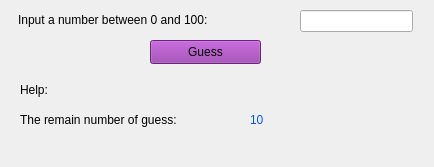
<?xml version="1.0" encoding="UTF-8"?>
<ui version="4.0">
 <class>MainWindow</class>
 <widget class="QMainWindow" name="MainWindow">
  <property name="geometry">
   <rect>
    <x>0</x>
    <y>0</y>
    <width>434</width>
    <height>167</height>
   </rect>
  </property>
  <property name="windowTitle">
   <string>Guess Number</string>
  </property>
  <widget class="QWidget" name="centralwidget">
   <widget class="QLineEdit" name="txt_input">
    <property name="geometry">
     <rect>
      <x>300</x>
      <y>10</y>
      <width>113</width>
      <height>22</height>
     </rect>
    </property>
   </widget>
   <widget class="QLabel" name="label">
    <property name="geometry">
     <rect>
      <x>18</x>
      <y>10</y>
      <width>271</width>
      <height>20</height>
     </rect>
    </property>
    <property name="styleSheet">
     <string notr="true">font: 700 12pt &quot;Segoe UI&quot;;</string>
    </property>
    <property name="text">
     <string>Input a number between 0 and 100:</string>
    </property>
   </widget>
   <widget class="QPushButton" name="btn_Check">
    <property name="geometry">
     <rect>
      <x>150</x>
      <y>40</y>
      <width>111</width>
      <height>24</height>
     </rect>
    </property>
    <property name="styleSheet">
     <string notr="true">background-color: #9333a7;</string>
    </property>
    <property name="text">
     <string>Guess</string>
    </property>
   </widget>
   <widget class="QLabel" name="label_2">
    <property name="geometry">
     <rect>
      <x>20</x>
      <y>110</y>
      <width>271</width>
      <height>20</height>
     </rect>
    </property>
    <property name="styleSheet">
     <string notr="true">font: 700 12pt &quot;Segoe UI&quot;;</string>
    </property>
    <property name="text">
     <string>The remain number of guess:</string>
    </property>
   </widget>
   <widget class="QLabel" name="lbl_remain">
    <property name="geometry">
     <rect>
      <x>250</x>
      <y>110</y>
      <width>271</width>
      <height>20</height>
     </rect>
    </property>
    <property name="styleSheet">
     <string notr="true">font: 700 12pt &quot;Segoe UI&quot;;
color: rgb(0, 85, 255);</string>
    </property>
    <property name="text">
     <string>10</string>
    </property>
   </widget>
   <widget class="QLabel" name="label_4">
    <property name="geometry">
     <rect>
      <x>20</x>
      <y>80</y>
      <width>51</width>
      <height>20</height>
     </rect>
    </property>
    <property name="styleSheet">
     <string notr="true">font: 700 12pt &quot;Segoe UI&quot;;</string>
    </property>
    <property name="text">
     <string>Help:</string>
    </property>
   </widget>
   <widget class="QLabel" name="lbl_help">
    <property name="geometry">
     <rect>
      <x>70</x>
      <y>80</y>
      <width>351</width>
      <height>20</height>
     </rect>
    </property>
    <property name="styleSheet">
     <string notr="true">font: 700 12pt &quot;Segoe UI&quot;;</string>
    </property>
    <property name="text">
     <string/>
    </property>
   </widget>
  </widget>
 </widget>
 <resources/>
 <connections/>
</ui>
